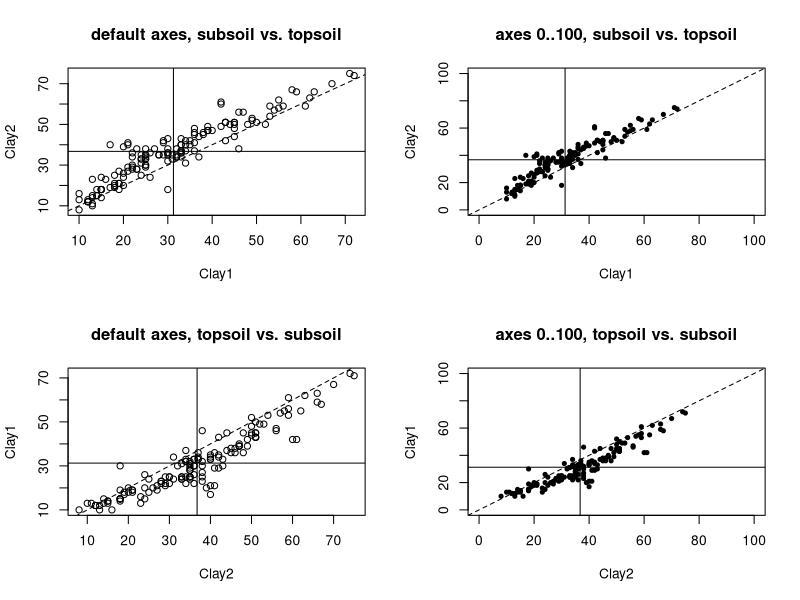
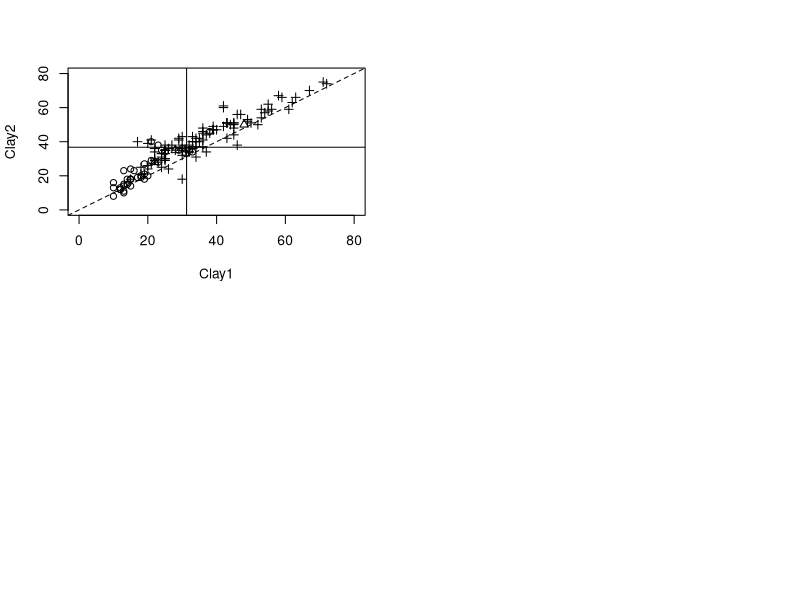

Write the R code that produced these figures, in order. (Note: this script raises an error after producing the figures.)
#Clear environment
rm(list = ls())

#Load data
obs <- read.csv("./data/obs.csv")
attach(obs)

#Create 2x2 plot area
par(mfrow=c(2,2))

plot(Clay1,Clay2)
abline(0,1,lty=2) #Adds straight line, int = 0, grad = 1
title("default axes, subsoil vs. topsoil")

#Adds lines to show mean of each axis.
abline(h=mean(Clay2))
abline(v=mean(Clay1))

plot(Clay1,Clay2,xlim=c(0,100),ylim=c(0,100),pch=20)
abline(0,1,lty=2)
title("axes 0..100, subsoil vs. topsoil")
abline(h=mean(Clay2)); abline(v=mean(Clay1))

plot(Clay2,Clay1); abline(0,1,lty=2)
title("default axes, topsoil vs. subsoil")
abline(h=mean(Clay1)); abline(v=mean(Clay2))

plot(Clay2,Clay1,xlim=c(0,100),ylim=c(0,100),pch=20)
abline(0,1,lty=2)
title("axes 0..100, topsoil vs. subsoil")
abline(h=mean(Clay1)); abline(v=mean(Clay2))

par(mfrow=c(1,1))# reset to 1 plot per figure


#####

par(mfrow=c(2,2))
plot(Clay1, Clay2, xlim=c(0,80), ylim=c(0,80),
  pch=as.numeric(wrb1))

abline(0,1,lty=2)
abline(h=mean(Clay2)); abline(v=mean(Clay1))
legend(60, 20, legend=levels(wrb1), pch=1:nlevels(wrb1), bty="n")

plot(Clay1, Clay2, xlim=c(0,80), ylim=c(0,80), pch=20,
  col=as.numeric(wrb1))

legend(60, 20, legend=levels(wrb1), pch=20,
  col=1:nlevels(wrb1), bty="n")

abline(0, 1, lty=2)
abline(h=mean(Clay2)); abline(v=mean(Clay1))

plot(Clay1, Clay2, xlim=c(0,80), ylim=c(0,80),
  pch=as.numeric(wrb1), col=as.numeric(wrb1))

abline(0, 1, lty=2, col=5)
abline(h=mean(Clay2)); abline(v=mean(Clay1))

legend(60, 20, levels(wrb1), pch=1:nlevels(wrb1),
  col=1:nlevels(wrb1), bty="n")

par(mfrow=c(1,1))


#####


